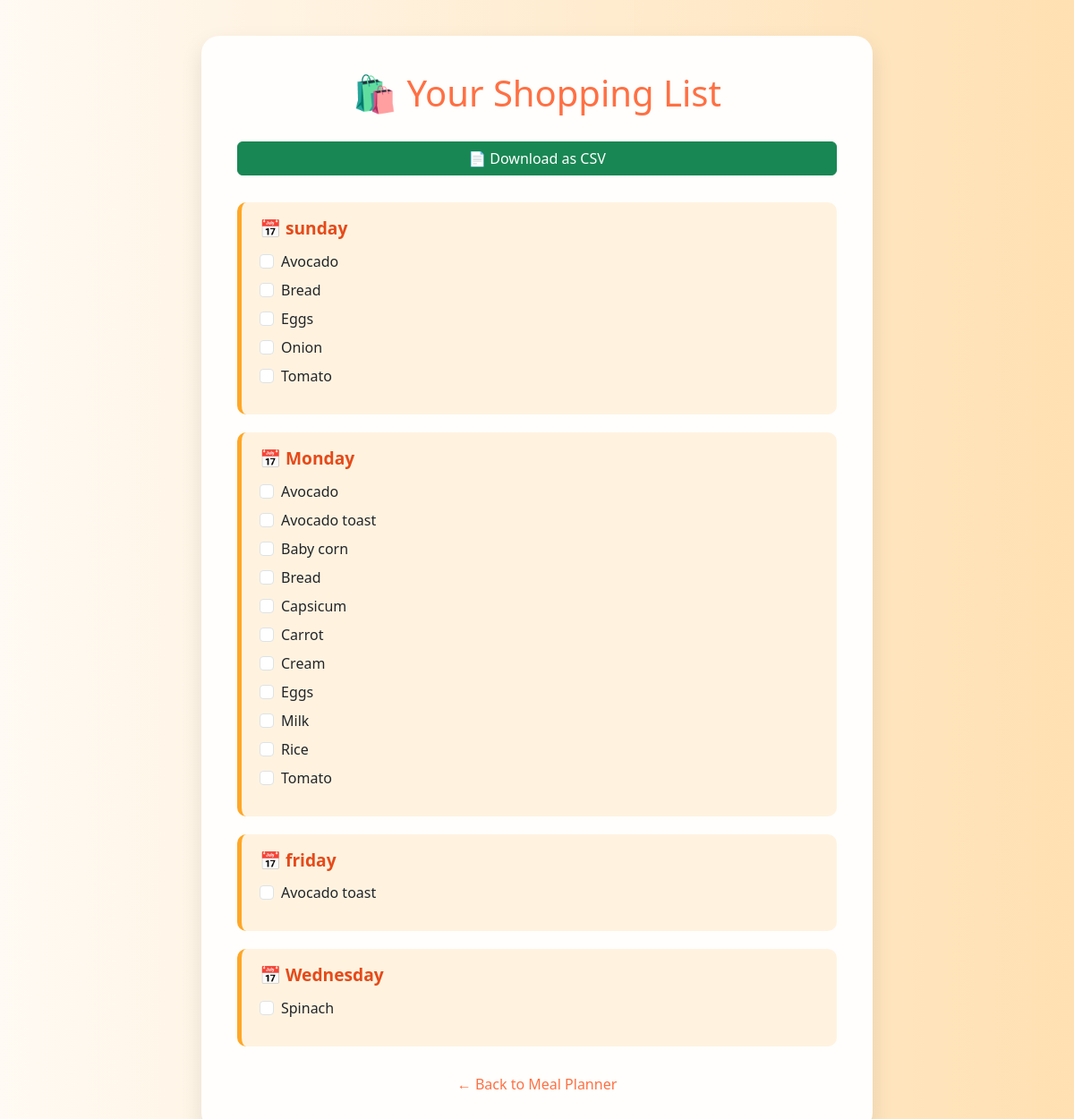
/shopping-list (signed in), run on an earlier commit of the app's database.
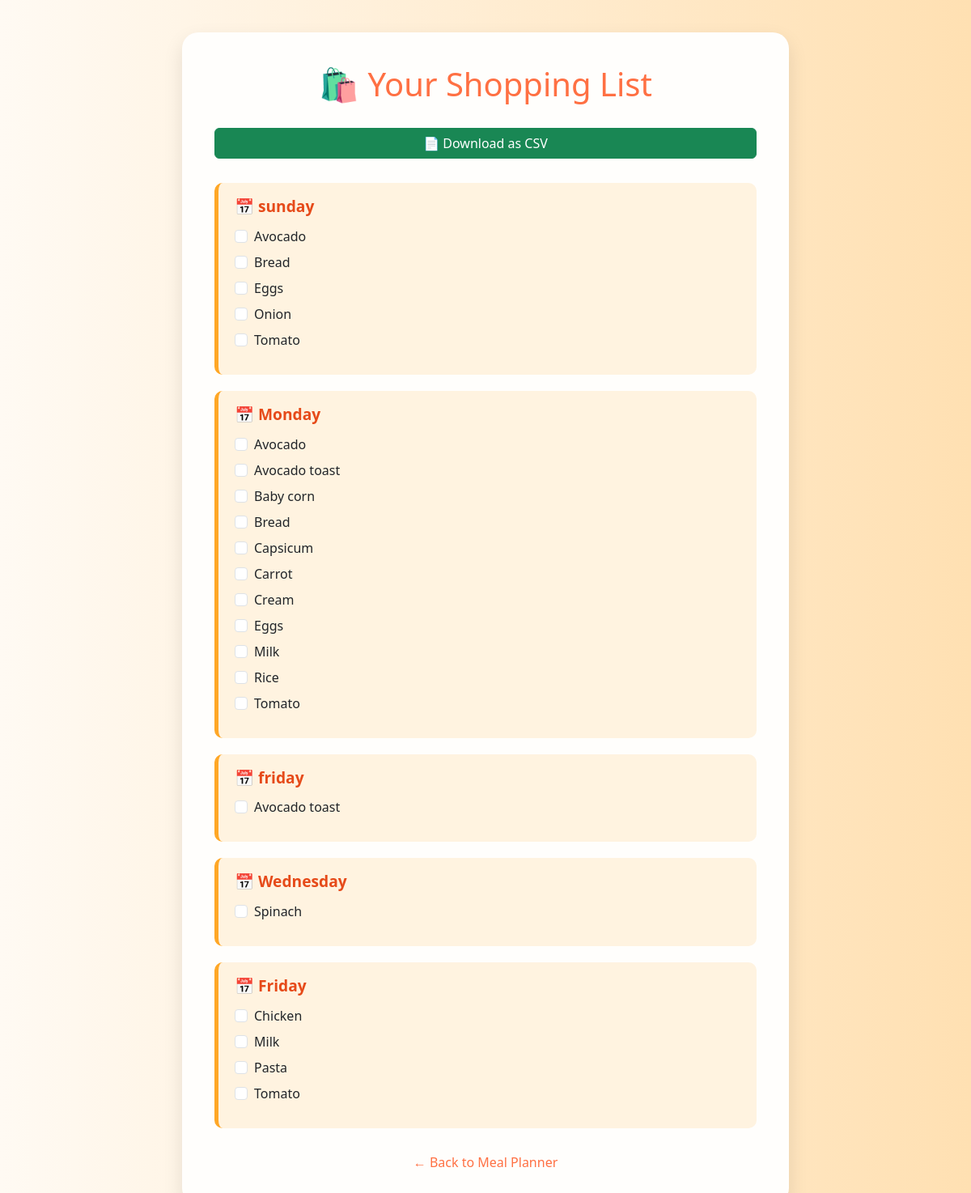
And on a later commit of the database.
### app/models.py (models this page shows)
class ShoppingItem(db.Model):
    id = db.Column(db.Integer, primary_key=True)
    user_id = db.Column(db.Integer, db.ForeignKey('user.id'), nullable=False)
    ingredient_name = db.Column(db.String(200), nullable=False)
    day_of_week = db.Column(db.String(20))

### app/routes/shopping_list.py (the view)
@shopping_bp.route('/shopping-list')
def shopping_list():
    if 'user_id' not in session:
        return redirect(url_for('auth.login'))
    user_id = session['user_id']
    print("SESSION USER_ID:", user_id)
    items = ShoppingItem.query.filter_by(user_id=user_id).all()
    print("ITEM COUNT:", len(items))
    grouped = {}
    for item in items:
        day = item.day_of_week or "Unspecified"
        ingredient = item.ingredient_name.strip().capitalize()
        grouped.setdefault(day, set()).add(ingredient)
    for day in grouped:
        grouped[day] = sorted(grouped[day])
    print("DEBUG grouped:", grouped)
    return render_template("shopping_list.html", grouped_ingredients=grouped)

### app/templates/shopping_list.html (shortened to what this page needs)
<!DOCTYPE html>
<html lang="en">
<head>
  <link href="https://cdn.jsdelivr.net/npm/bootstrap@5.3.0/dist/css/bootstrap.min.css" rel="stylesheet">
</head>
<body>
  <div class="container">
    <h1>🛍️ Your Shopping List</h1>
    {% if grouped_ingredients %}
      <div class="text-center mb-4">
        <a href="{{ url_for('shopping.download_csv') }}" class="btn btn-success download-btn">
          📄 Download as CSV
        </a>
      </div>
      {% for day, ingredients in grouped_ingredients.items() %}
        <div class="day-block">
          <div class="day-header">📅 <strong>{{ day }}</strong></div>
          <ul class="ingredient-list">
            {% for item in ingredients %}
              <li>
                <div class="form-check">
                  <input class="form-check-input" type="checkbox" id="chk-{{ loop.index }}-{{ day }}">
                  <label class="form-check-label" for="chk-{{ loop.index }}-{{ day }}">{{ item }}</label>
                </div>
              </li>
            {% endfor %}
          </ul>
        </div>
      {% endfor %}
    {% else %}
      <div class="empty-state">
        <img src="https://cdn-icons-png.flaticon.com/512/1046/1046784.png" alt="Empty Cart">
        <p>No items in your shopping list. Time to plan your meals! 🍳</p>
      </div>
    {% endif %}
    <div class="back-link">
      <a href="{{ url_for('meal_planner.meal_planner') }}">← Back to Meal Planner</a>
    </div>
  </div>
</body>
</html>

### app/templates/shopping_list.html (style rules this page uses)
body { background: linear-gradient(to right, #fffaf3, #ffe0b2); font-family: 'Segoe UI', Tahoma, Geneva, Verdana, sans-serif; padding: 40px 0; }
.container { max-width: 750px; background: #fffefc; padding: 40px; border-radius: 20px; box-shadow: 0 10px 25px rgba(0, 0, 0, 0.1); }
h1 { color: #ff7043; text-align: center; margin-bottom: 30px; }
.day-block { background-color: #fff3e0; border-left: 5px solid #ffa726; border-radius: 10px; padding: 15px 20px; margin-bottom: 20px; }
.day-header { font-size: 1.2rem; color: #e64a19; margin-bottom: 10px; }
.ingredient-list { padding-left: 0; }
.ingredient-list li { list-style: none; margin-bottom: 8px; }
.back-link { text-align: center; margin-top: 30px; }
.back-link a { color: #ff7043; text-decoration: none; }
.download-btn { display: block; margin: 0 auto 30px; }

What changed in the data, as far as the page shows it:
added ShoppingItem: day_of_week "Friday", ingredients "Chicken" "Milk" "Pasta" "Tomato"
